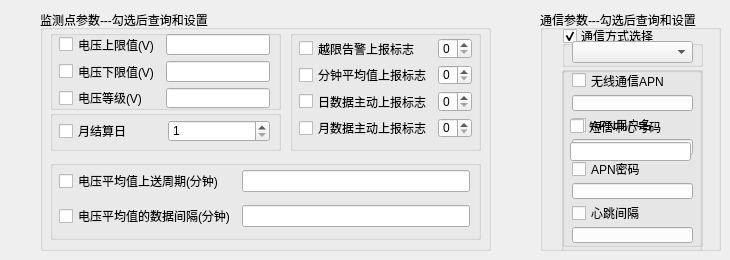
     <widget class="QWidget" name="tab_5">
      <attribute name="title">
       <string>===②===</string>
      </attribute>
      <widget class="QGroupBox" name="groupBox_12">
       <property name="geometry">
        <rect>
         <x>40</x>
         <y>10</y>
         <width>451</width>
         <height>241</height>
        </rect>
       </property>
       <property name="title">
        <string>监测点参数---勾选后查询和设置</string>
       </property>
       <widget class="QGroupBox" name="groupBox_16">
        <property name="geometry">
         <rect>
          <x>10</x>
          <y>150</y>
          <width>431</width>
          <height>80</height>
         </rect>
        </property>
        <property name="title">
         <string/>
        </property>
        <widget class="QWidget" name="layoutWidget">
         <property name="geometry">
          <rect>
           <x>9</x>
           <y>4</y>
           <width>411</width>
           <height>71</height>
          </rect>
         </property>
         <layout class="QGridLayout" name="gridLayout_9">
          <item row="0" column="0">
           <widget class="QCheckBox" name="checkBoxVoltageAverageCycle">
            <property name="text">
             <string>电压平均值上送周期(分钟)</string>
            </property>
           </widget>
          </item>
          <item row="0" column="1">
           <widget class="QLineEdit" name="lineEditVoltageAverageCycle"/>
          </item>
          <item row="1" column="0">
           <widget class="QCheckBox" name="checkBoxVoltageAverageDataInterval">
            <property name="text">
             <string>电压平均值的数据间隔(分钟)</string>
            </property>
           </widget>
          </item>
          <item row="1" column="1">
           <widget class="QLineEdit" name="lineEditVoltageAverageDataInterval"/>
          </item>
         </layout>
        </widget>
       </widget>
       <widget class="QGroupBox" name="groupBox_17">
        <property name="geometry">
         <rect>
          <x>10</x>
          <y>20</y>
          <width>231</width>
          <height>80</height>
         </rect>
        </property>
        <property name="title">
         <string/>
        </property>
        <widget class="QWidget" name="layoutWidget">
         <property name="geometry">
          <rect>
           <x>9</x>
           <y>4</y>
           <width>211</width>
           <height>74</height>
          </rect>
         </property>
         <layout class="QGridLayout" name="gridLayout_8">
          <item row="0" column="0">
           <widget class="QCheckBox" name="checkBoxVoltageULimit">
            <property name="text">
             <string>电压上限值(V)</string>
            </property>
           </widget>
          </item>
          <item row="0" column="1">
           <widget class="QLineEdit" name="lineEditVoltageULimit"/>
          </item>
          <item row="1" column="0">
           <widget class="QCheckBox" name="checkBoxVoltageLLimit">
            <property name="text">
             <string>电压下限值(V)</string>
            </property>
           </widget>
          </item>
          <item row="1" column="1">
           <widget class="QLineEdit" name="lineEditVoltageLLimit"/>
          </item>
          <item row="2" column="0">
           <widget class="QCheckBox" name="checkBoxVoltageGrade">
            <property name="text">
             <string>电压等级(V)</string>
            </property>
           </widget>
          </item>
          <item row="2" column="1">
           <widget class="QLineEdit" name="lineEditVoltageGrade"/>
          </item>
         </layout>
        </widget>
       </widget>
       <widget class="QGroupBox" name="groupBox_18">
        <property name="geometry">
         <rect>
          <x>10</x>
          <y>100</y>
          <width>231</width>
          <height>41</height>
         </rect>
        </property>
        <property name="title">
         <string/>
        </property>
        <widget class="QWidget" name="layoutWidget">
         <property name="geometry">
          <rect>
           <x>9</x>
           <y>10</y>
           <width>211</width>
           <height>22</height>
          </rect>
         </property>
         <layout class="QGridLayout" name="gridLayout_10">
          <item row="0" column="0">
           <widget class="QCheckBox" name="checkBoxMonthSettle">
            <property name="text">
             <string>月结算日</string>
            </property>
           </widget>
          </item>
          <item row="0" column="1">
           <widget class="QSpinBox" name="spinBoxMonthSettle">
            <property name="minimum">
             <number>1</number>
            </property>
            <property name="maximum">
             <number>28</number>
            </property>
           </widget>
          </item>
         </layout>
        </widget>
       </widget>
       <widget class="QGroupBox" name="groupBox_19">
        <property name="geometry">
         <rect>
          <x>250</x>
          <y>20</y>
          <width>191</width>
          <height>121</height>
         </rect>
        </property>
        <property name="title">
         <string/>
        </property>
        <widget class="QWidget" name="layoutWidget">
         <property name="geometry">
          <rect>
           <x>9</x>
           <y>8</y>
           <width>173</width>
           <height>100</height>
          </rect>
         </property>
         <layout class="QGridLayout" name="gridLayout_11">
          <item row="0" column="0">
           <widget class="QCheckBox" name="checkBoxOffLimitAlarm">
            <property name="text">
             <string>越限告警上报标志</string>
            </property>
           </widget>
          </item>
          <item row="0" column="1">
           <widget class="QSpinBox" name="spinBoxOffLimitAlarm">
            <property name="maximum">
             <number>1</number>
            </property>
           </widget>
          </item>
          <item row="1" column="0">
           <widget class="QCheckBox" name="checkBoxAverageMins">
            <property name="text">
             <string>分钟平均值上报标志</string>
            </property>
           </widget>
          </item>
          <item row="1" column="1">
           <widget class="QSpinBox" name="spinBoxAverageMins">
            <property name="maximum">
             <number>1</number>
            </property>
           </widget>
          </item>
          <item row="2" column="0">
           <widget class="QCheckBox" name="checkBoxAverageDay">
            <property name="text">
             <string>日数据主动上报标志</string>
            </property>
           </widget>
          </item>
          <item row="2" column="1">
           <widget class="QSpinBox" name="spinBoxAverageDay">
            <property name="maximum">
             <number>1</number>
            </property>
           </widget>
          </item>
          <item row="3" column="0">
           <widget class="QCheckBox" name="checkBoxAverageMons">
            <property name="text">
             <string>月数据主动上报标志</string>
            </property>
           </widget>
          </item>
          <item row="3" column="1">
           <widget class="QSpinBox" name="spinBoxAverageMons">
            <property name="maximum">
             <number>1</number>
            </property>
           </widget>
          </item>
         </layout>
        </widget>
       </widget>
      </widget>
      <widget class="QGroupBox" name="groupBox_14">
       <property name="geometry">
        <rect>
         <x>540</x>
         <y>10</y>
         <width>181</width>
         <height>241</height>
        </rect>
       </property>
       <property name="title">
        <string>通信参数---勾选后查询和设置</string>
       </property>
       <widget class="QGroupBox" name="groupBoxConMode">
        <property name="geometry">
         <rect>
          <x>22</x>
          <y>16</y>
          <width>141</width>
          <height>41</height>
         </rect>
        </property>
        <property name="title">
         <string>通信方式选择</string>
        </property>
        <property name="checkable">
         <bool>true</bool>
        </property>
        <widget class="QComboBox" name="comboBoxConnMode">
         <property name="geometry">
          <rect>
           <x>10</x>
           <y>15</y>
           <width>121</width>
           <height>22</height>
          </rect>
         </property>
        </widget>
       </widget>
       <widget class="QGroupBox" name="groupBoxWirelessConn">
        <property name="geometry">
         <rect>
          <x>22</x>
          <y>56</y>
          <width>141</width>
          <height>181</height>
         </rect>
        </property>
        <property name="title">
         <string/>
        </property>
        <widget class="QWidget" name="layoutWidget">
         <property name="geometry">
          <rect>
           <x>10</x>
           <y>6</y>
           <width>121</width>
           <height>171</height>
          </rect>
         </property>
         <layout class="QGridLayout" name="gridLayout_3">
          <property name="spacing">
           <number>6</number>
          </property>
          <item row="1" column="0">
           <widget class="QLineEdit" name="lineEditAPN"/>
          </item>
          <item row="0" column="0">
           <widget class="QCheckBox" name="checkBoxAPN">
            <property name="text">
             <string>无线通信APN</string>
            </property>
           </widget>
          </item>
          <item row="3" column="0">
           <widget class="QLineEdit" name="lineEditAPNName"/>
          </item>
          <item row="7" column="0">
           <widget class="QLineEdit" name="lineEditHeartBeat"/>
          </item>
          <item row="5" column="0">
           <widget class="QLineEdit" name="lineEditAPNPassword"/>
          </item>
          <item row="4" column="0">
           <widget class="QCheckBox" name="checkBoxAPNPassword">
            <property name="text">
             <string>APN密码</string>
            </property>
           </widget>
          </item>
          <item row="6" column="0">
           <widget class="QCheckBox" name="checkBoxHeartBeat">
            <property name="text">
             <string>心跳间隔</string>
            </property>
           </widget>
          </item>
          <item row="2" column="0">
           <widget class="QCheckBox" name="checkBoxAPNName">
            <property name="text">
             <string>APN用户名</string>
            </property>
           </widget>
          </item>
         </layout>
        </widget>
       </widget>
       <widget class="QGroupBox" name="groupBoxMessageConn">
        <property name="geometry">
         <rect>
          <x>21</x>
          <y>57</y>
          <width>141</width>
          <height>191</height>
         </rect>
        </property>
        <property name="title">
         <string/>
        </property>
        <widget class="QWidget" name="layoutWidget">
         <property name="geometry">
          <rect>
           <x>9</x>
           <y>50</y>
           <width>121</width>
           <height>44</height>
          </rect>
         </property>
         <layout class="QGridLayout" name="gridLayout_4">
          <item row="0" column="0">
           <widget class="QCheckBox" name="checkBoxPhoneNum">
            <property name="text">
             <string>短信中心号码</string>
            </property>
           </widget>
          </item>
          <item row="1" column="0">
           <widget class="QLineEdit" name="lineEditPhoneNum_2"/>
          </item>
         </layout>
        </widget>
       </widget>
      </widget>
     </widget>
